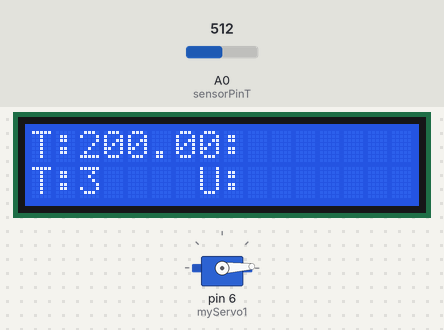
Recording of a sketch running on a simulated Arduino Uno, built with avr-gcc and run on an emulated ATmega328P. Shown: 16×2 character LCD, servo. The inputs (shaded band) are chosen by the test bench; at power-on: A0 (sensorPinT) = 512.

Above: at 1.2 s.
1.3 s: A0 (sensorPinT) set to 716
At 1.75 s:
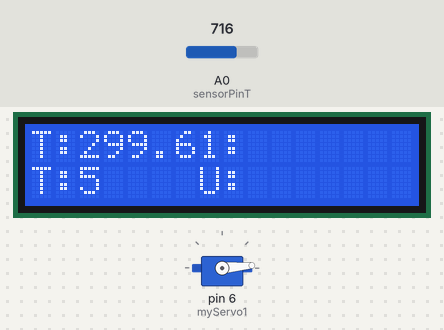
2.8 s: A0 (sensorPinT) set to 900
At 3.17 s:
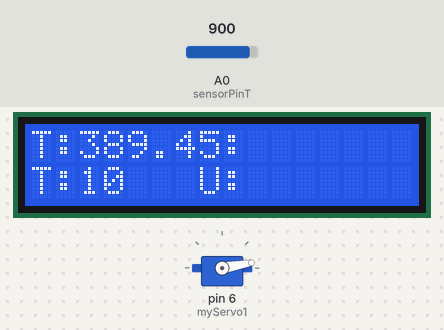
4.3 s: A0 (sensorPinT) set to 1023
At 6.13 s:
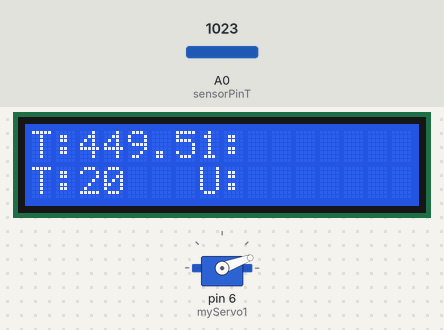
Timing chart, 0 to 19.4 s (numbered marks = the images above; inputs shaded):
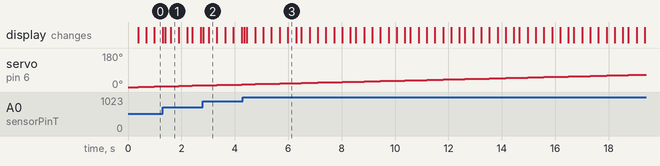

The sketch:

timmy.ino
```cpp
// include the library code:
#include <LiquidCrystal.h>

// pin schermo
const int rs = 12, en = 11, d4 = 5, d5 = 4, d6 = 3, d7 = 2;
LiquidCrystal lcd(rs, en, d4, d5, d6, d7);

//pin sens temp
const int sensorPinT = A0;
double tempT = 0.0;

// servo
#include <Servo.h>
Servo myServo1;
int cnt = 0;
int angle;


// make some custom characters:
byte heart[8] = {
  0b00000,
  0b01010,
  0b11111,
  0b11111,
  0b11111,
  0b01110,
  0b00100,
  0b00000
};

byte smiley[8] = {
  0b00000,
  0b00000,
  0b01010,
  0b00000,
  0b00000,
  0b10001,
  0b01110,
  0b00000
};

byte frownie[8] = {
  0b00000,
  0b00000,
  0b01010,
  0b00000,
  0b00000,
  0b00000,
  0b01110,
  0b10001
};

byte armsDown[8] = {
  0b00100,
  0b01010,
  0b00100,
  0b00100,
  0b01110,
  0b10101,
  0b00100,
  0b01010
};

byte armsUp[8] = {
  0b00100,
  0b01010,
  0b00100,
  0b10101,
  0b01110,
  0b00100,
  0b00100,
  0b01010
};

void setup() {
  // initialize LCD and set up the number of columns and rows:
  lcd.begin(16, 2);

  // create a new character
  lcd.createChar(0, heart);
  // create a new character
  lcd.createChar(1, smiley);
  // create a new character
  lcd.createChar(2, frownie);
  // create a new character
  lcd.createChar(3, armsDown);
  // create a new character
  lcd.createChar(4, armsUp);


  // set the cursor to the top left
  lcd.setCursor(0, 0);

  // Print a message to the lcd.
  lcd.print("T: ");
  lcd.setCursor(0, 1);
  lcd.print("T: ");
  lcd.setCursor(7, 0);
  lcd.print("U: ");
  lcd.setCursor(7, 1);
  lcd.print("U: ");
  //lcd.write(byte(0)); // when calling lcd.write() '0' must be cast as a byte
  //lcd.print(" Arduino! ");
  //lcd.write((byte)1);

  //Setup servo
  myServo1.attach(6);

}


void loop() {
  // read the potentiometer on A0:

  int tempread = analogRead(A0);
  tempT = (double)tempread / 1024;
  tempT = tempT * 5;
  tempT = tempT - 0.5;
  tempT = tempT * 100;
  lcd.setCursor(2, 0);
  lcd.print(tempT);
  angle = map(cnt,0,1023,0,179);
  myServo1.write(angle);
  lcd.setCursor(2, 1);
  lcd.print(angle);
  delay(100);
  cnt = cnt + 2;
}
```
